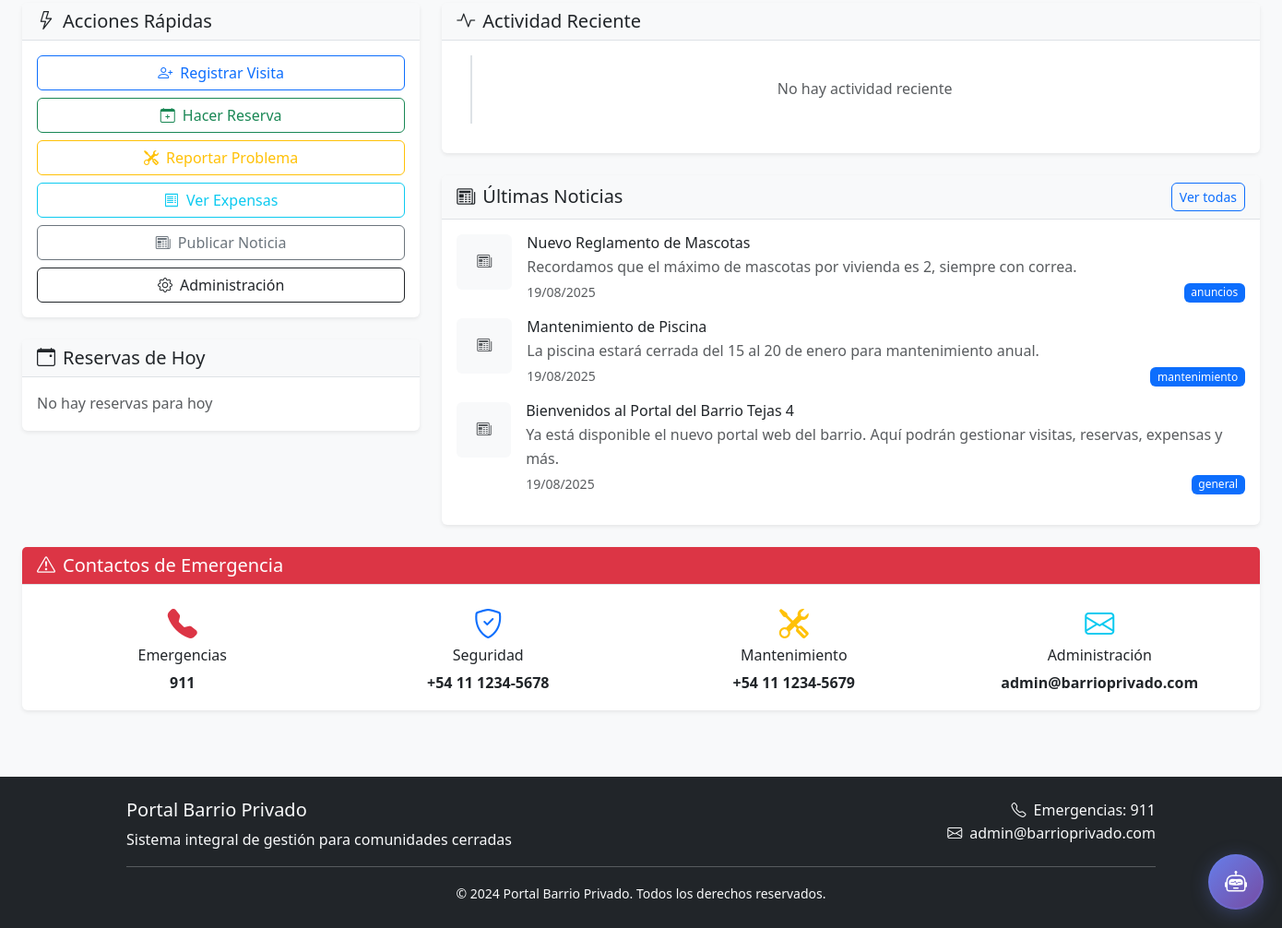
The page /dashboard (signed in, lower part) on the database as committed earlier.
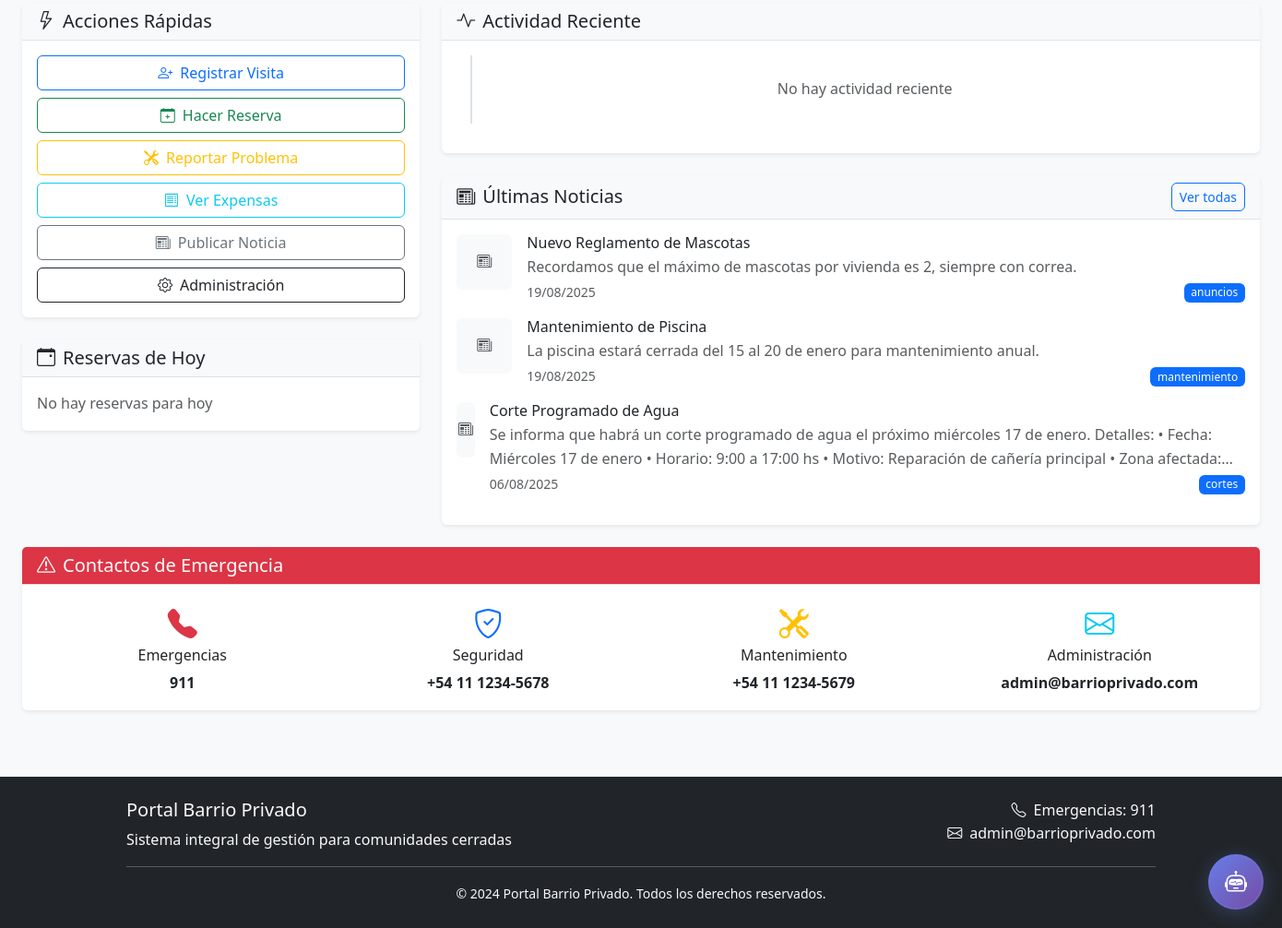
The same page on the database as committed later.
### models.py (models this page shows, shortened)
class News(db.Model):
    __tablename__ = 'news'
    id = db.Column(db.Integer, primary_key=True)
    title = db.Column(db.String(200), nullable=False)
    content = db.Column(db.Text, nullable=False)
    author_id = db.Column(db.Integer, db.ForeignKey('users.id'), nullable=False)
    category = db.Column(db.String(50))
    is_important = db.Column(db.Boolean, default=False)
    is_published = db.Column(db.Boolean, default=True)
    published_at = db.Column(db.DateTime, default=datetime.utcnow)
    expires_at = db.Column(db.DateTime)
    image_path = db.Column(db.String(200))
    created_at = db.Column(db.DateTime, default=datetime.utcnow)
    updated_at = db.Column(db.DateTime, default=datetime.utcnow, onupdate=datetime.utcnow)

### routes/main.py (the view)
@bp.route('/dashboard')
@login_required
def dashboard():
    today = datetime.utcnow().replace(hour=0, minute=0, second=0, microsecond=0)
    start_of_month = today.replace(day=1)
    user_stats = {
        'total_residents': User.query.filter_by(is_active=True, role='resident').count(),
        'active_reservations': Reservation.query.filter_by(user_id=current_user.id, status='active').count(),
        'pending_maintenance': Maintenance.query.filter_by(user_id=current_user.id, status='pending').count(),
        'today_visits': Visit.query.filter_by(resident_id=current_user.id).filter(Visit.created_at >= today).count(),
        'monthly_visits': Visit.query.filter_by(resident_id=current_user.id).filter(Visit.created_at >= start_of_month).count(),
        'monthly_reservations': Reservation.query.filter_by(user_id=current_user.id).filter(Reservation.created_at >= start_of_month).count(),
        'pending_expenses': Expense.query.filter_by(status='pending').count() if hasattr(Expense, 'status') else 0
    }
    recent_visits = Visit.query.filter_by(resident_id=current_user.id).order_by(Visit.created_at.desc()).limit(5).all()
    recent_reservations = Reservation.query.filter_by(user_id=current_user.id).order_by(Reservation.created_at.desc()).limit(5).all()
    recent_maintenance = Maintenance.query.filter_by(user_id=current_user.id).order_by(Maintenance.created_at.desc()).limit(5).all()
    recent_news = News.query.filter_by(is_published=True).order_by(News.created_at.desc()).limit(3).all()
    return render_template('dashboard.html',
                         stats=user_stats,
                         recent_visits=recent_visits,
                         recent_reservations=recent_reservations,
                         recent_maintenance=recent_maintenance,
                         recent_news=recent_news,
                         current_datetime=datetime.utcnow())

### performance_integration.py (called while the page is built)
    def setup_middleware(self):
        @self.app.before_request
        def before_request():
            request.start_time = datetime.now()
            logger.info(f"📥 {request.method} {request.path} - {request.remote_addr}")
        @self.app.after_request
        def after_request(response):
            if hasattr(request, 'start_time'):
                duration = (datetime.now() - request.start_time).total_seconds()
                response.headers['X-Response-Time'] = str(duration)
                if duration > 1.0:  # Más de 1 segundo
                    logger.warning(f"⚠️ Request lento: {request.path} ({duration:.2f}s)")
                else:
                    logger.info(f"📤 {request.method} {request.path} - {response.status_code} ({duration:.3f}s)")
            return response

### security.py (called while the page is built)
    def before_request(self):
        logger.info(f"{request.method} {request.path} - {request.remote_addr}")
        if request.path.startswith('/api/'):
            self.check_rate_limit()

### templates/dashboard.html (shortened to what the changed rows need)
{% extends "base.html" %}
{% block content %}
<div class="container-fluid">
    <div class="row g-4">
        <div class="col-lg-8">
            <div class="card mt-4">
                <div class="card-body">
                    {% for news_item in recent_news %}
                    <div class="d-flex align-items-start mb-3">
                        {% if news_item.image %}
                        <img src="{{ url_for('static', filename='uploads/' + news_item.image) }}"
                             class="rounded me-3" alt="{{ news_item.title }}"
                             style="width: 60px; height: 60px; object-fit: cover;">
                        {% else %}
                        <div class="bg-light rounded me-3 d-flex align-items-center justify-content-center"
                             style="width: 60px; height: 60px;">
                            <i class="bi bi-newspaper text-muted"></i>
                        </div>
                        {% endif %}
                        <div class="flex-grow-1">
                            <h6 class="mb-1">{{ news_item.title }}</h6>
                            <p class="text-muted mb-1 text-truncate-2">{{ news_item.content }}</p>
                            <div class="d-flex justify-content-between align-items-center">
                                <small class="text-muted">{{ news_item.created_at.strftime('%d/%m/%Y') }}</small>
                                <span class="badge bg-primary">{{ news_item.category }}</span>
                            </div>
                        </div>
                    </div>
                    {% else %}
                    <p class="text-muted text-center py-4">No hay noticias recientes</p>
                    {% endfor %}
                </div>
            </div>
        </div>
    </div>
</div>
{% endblock %}

Rows that differ between the two databases and show on the page:
removed News: title "Bienvenidos al Portal del Barrio Tejas 4", content "Ya está disponible el nuevo portal web del barrio. Aquí podrán gestionar visitas, reservas, expensas y más.", created_at "19/08/2025", category "general"
now on this page (row unchanged): News: title "Corte Programado de Agua", content "Se informa que habrá un corte programado de agua el próximo miércoles 17 de enero. Detalles: • Fecha: Miércoles 17 de enero • Horario: 9:00 a 17:00 hs • Motivo: Reparación de cañería principal • Zona…", created_at "06/08/2025", category "cortes"
